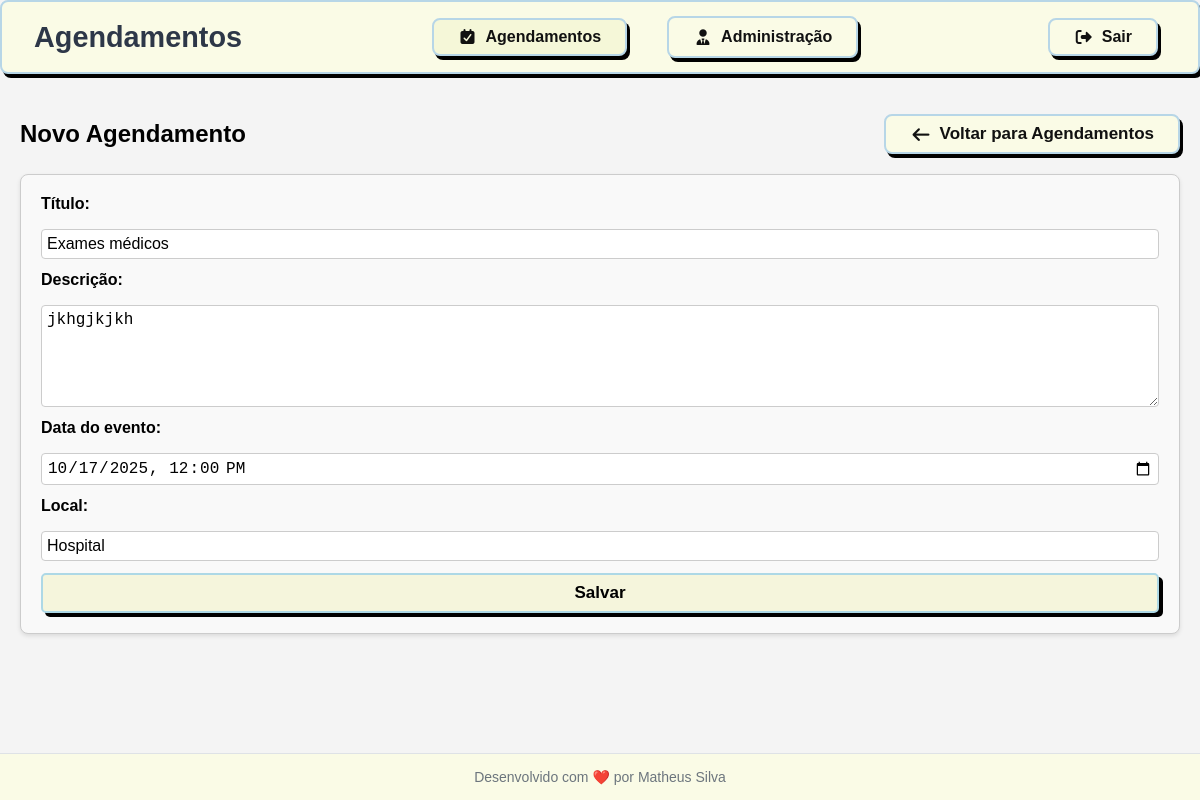
Page /agenda/evento/6/ (signed in) on the earlier database version.
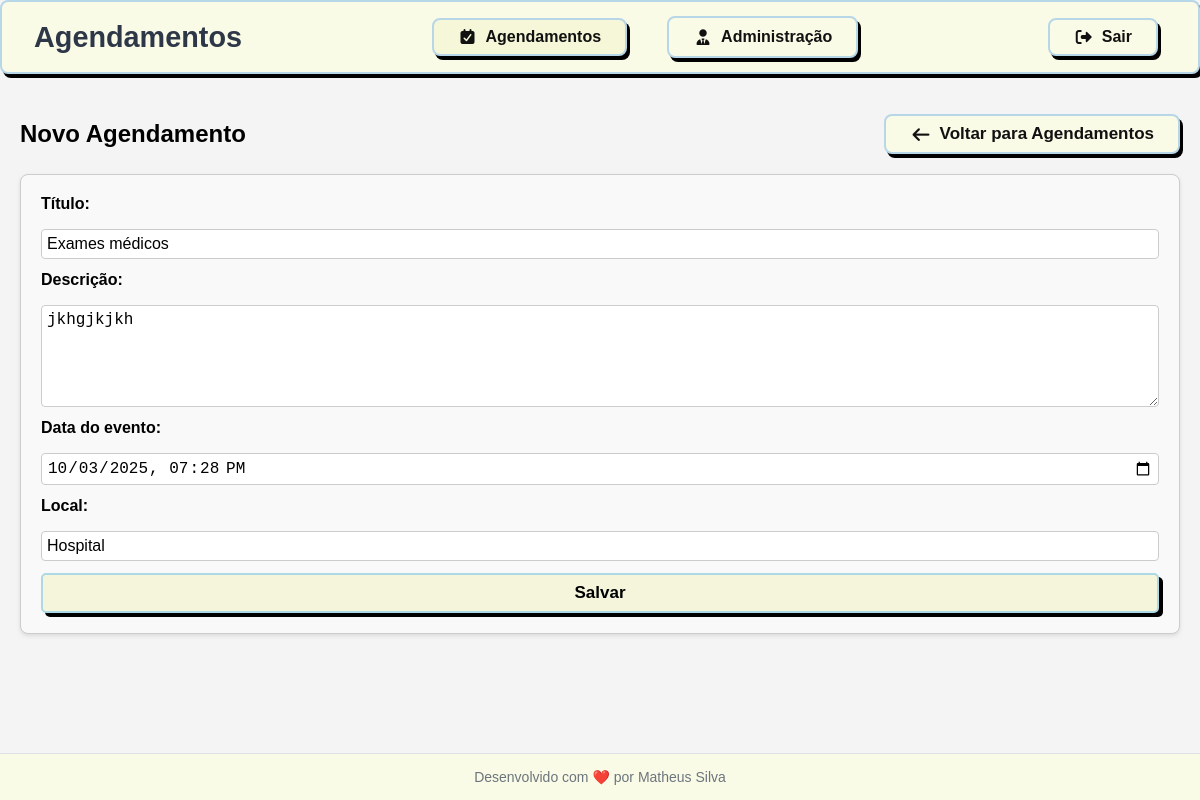
Same page on the later database version.
### core/models.py (models this page shows, shortened)
class Evento(models.Model):
    titulo = models.CharField(max_length=100)
    descricao = models.TextField(blank=True, null=True)
    data_evento = models.DateTimeField(verbose_name='Data do Evento') ## verbose_name altera o nome do campo na interface de admin
    data_criacao = models.DateTimeField(auto_now=True, verbose_name='Data de Criação')
    usuario = models.ForeignKey(User, on_delete=models.CASCADE)  ## CASCADE deleta todos os eventos do usuario se o usuario for deletado
    local = models.CharField(max_length=100, blank=True, null=True)
    class Meta:
        db_table = 'evento'
    def get_hora_evento(self):
        return self.data_evento.strftime('%Y-%m-%dT%H:%M')

### core/views.py (the view)
# urls.py: path('agenda/evento', views.evento),  ## Rota para a view evento
@login_required(login_url='/login/')
def evento(request, id_evento=None):
    if id_evento:
        evento = Evento.objects.get(id=id_evento)
        dados = {'evento': evento}
        return render(request, 'evento.html', dados)
    return render(request, 'evento.html')

### templates/evento.html (shortened to what this page needs)
{% include 'models/tags.html' %} {% include 'models/header.html' %}
<div class="container">
  <div class="header-title">
    <h2>Novo Agendamento</h2>
    <a href="/agenda" class="btn-novoagendamento"><i class="fa-solid fa-arrow-left"></i> Voltar para Agendamentos</a>
  </div>
  <form
    id="event-form"
    class="event-form"
    method="post"
    action="/agenda/evento/submit/"
     >
    <label for="titulo">Título:</label>
    <input type="text" id="titulo" name="titulo" value="{{ evento.titulo }}" required />
    <label for="descricao">Descrição:</label>
    <textarea rows="5" id="descricao" name="descricao" required>{{ evento.descricao }}</textarea>
    <label for="data_evento">Data do evento:</label>
    <input
      type="datetime-local"
      id="data_evento"
      name="data_evento"
      value="{{ evento.get_hora_evento }}"
      required
    />
    <label for="local">Local:</label>
    <input type="text" id="local" name="local" value="{{ evento.local }}" required />
    <button type="submit">Salvar</button>
  </form>
</div>
{% include 'models/footer.html' %}

Differences in the rows shown:
changed Evento "Exames médicos": data_evento "10/17/2025 12:00" → "10/03/2025 19:28"
